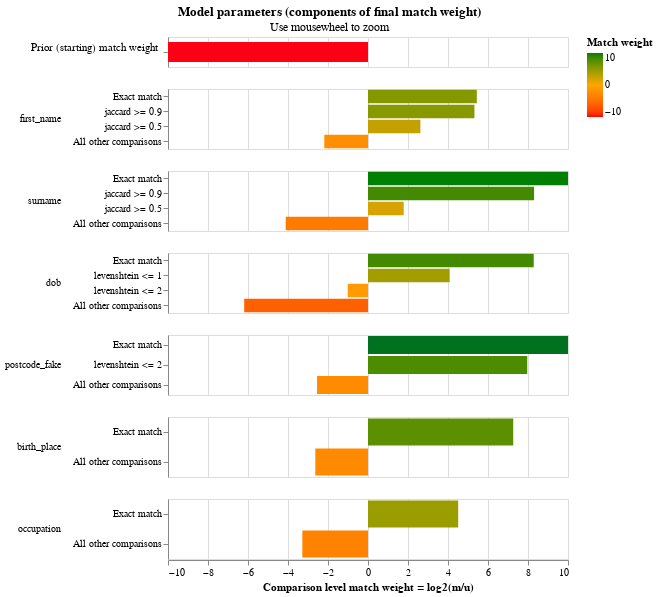

Notebook code for this chart:
### Markdown cell above
The final match weights can be viewed in the match weights chart:

### Code cell
linker.match_weights_chart()

### Figure 1 — Vega-Lite specification as saved in the notebook (floating-point values rounded to 4 significant figures)
{"$schema": "https://vega.github.io/schema/vega-lite/v5.2.json", "config": {"header": {"title": null}, "mark": {"tooltip": null}, "title": {"anchor": "middle"}, "view": {"height": 60, "width": 400}}, "data": {"values": [{"bayes_factor": 0.00018, "bayes_factor_description": "The probability that two random records drawn at random match is 0.000 or one in  5,555.6 records.This is equivalent to a starting match weight of -12.439.", "comparison_name": "probability_two_random_records_match", "comparison_sort_order": -1, "comparison_vector_value": 0, "has_tf_adjustments": false, "is_null_level": false, "label_for_charts": "", "log2_bayes_factor": -12.44, "m_probability": null, "m_probability_description": null, "max_comparison_vector_value": 0, "probability_two_random_records_match": 0.00018, "sql_condition": null, "tf_adjustment_column": null, "tf_adjustment_weight": null, "u_probability": null, "u_probability_description": null}, {"bayes_factor": 43.43, "bayes_factor_description": "If comparison level is `exact match` then comparison is 43.43 times more likely to be a match", "comparison_name": "first_name", "comparison_sort_order": 0, "comparison_vector_value": 3, "has_tf_adjustments": false, "is_null_level": false, "label_for_charts": "Exact match", "log2_bayes_factor": 5.441, "m_probability": 0.5569, "m_probability_description": "Amongst matching record comparisons, 55.69% of records are in the exact match comparison level", "max_comparison_vector_value": 3, "probability_two_random_records_match": 0.00018, "sql_condition": "\"first_name_l\" = \"first_name_r\"", "tf_adjustment_column": null, "tf_adjustment_weight": 1, "u_probability": 0.01282, "u_probability_description": "Amongst non-matching record comparisons, 1.28% of records are in the exact match comparison level"}, {"bayes_factor": 39.99, "bayes_factor_description": "If comparison level is `jaccard >= 0.9` then comparison is 39.99 times more likely to be a match", "comparison_name": "first_name", "comparison_sort_order": 0, "comparison_vector_value": 2, "has_tf_adjustments": false, "is_null_level": false, "label_for_charts": "jaccard >= 0.9", "log2_bayes_factor": 5.322, "m_probability": 0.007601, "m_probability_description": "Amongst matching record comparisons, 0.76% of records are in the jaccard >= 0.9 comparison level", "max_comparison_vector_value": 3, "probability_two_random_records_match": 0.00018, "sql_condition": "jaccard(\"first_name_l\", \"first_name_r\") >= 0.9", "tf_adjustment_column": null, "tf_adjustment_weight": 1, "u_probability": 0.0001901, "u_probability_description": "Amongst non-matching record comparisons, 0.02% of records are in the jaccard >= 0.9 comparison level"}, {"bayes_factor": 6.149, "bayes_factor_description": "If comparison level is `jaccard >= 0.5` then comparison is 6.15 times more likely to be a match", "comparison_name": "first_name", "comparison_sort_order": 0, "comparison_vector_value": 1, "has_tf_adjustments": false, "is_null_level": false, "label_for_charts": "jaccard >= 0.5", "log2_bayes_factor": 2.62, "m_probability": 0.2266, "m_probability_description": "Amongst matching record comparisons, 22.66% of records are in the jaccard >= 0.5 comparison level", "max_comparison_vector_value": 3, "probability_two_random_records_match": 0.00018, "sql_condition": "jaccard(\"first_name_l\", \"first_name_r\") >= 0.5", "tf_adjustment_column": null, "tf_adjustment_weight": 1, "u_probability": 0.03685, "u_probability_description": "Amongst non-matching record comparisons, 3.68% of records are in the jaccard >= 0.5 comparison level"}, {"bayes_factor": 0.2199, "bayes_factor_description": "If comparison level is `all other comparisons` then comparison is  4.55 times less likely to be a match", "comparison_name": "first_name", "comparison_sort_order": 0, "comparison_vector_value": 0, "has_tf_adjustments": false, "is_null_level": false, "label_for_charts": "All other comparisons", "log2_bayes_factor": -2.185, "m_probability": 0.2089, "m_probability_description": "Amongst matching record comparisons, 20.89% of records are in the all other comparisons comparison level", "max_comparison_vector_value": 3, "probability_two_random_records_match": 0.00018, "sql_condition": "ELSE", "tf_adjustment_column": null, "tf_adjustment_weight": 1, "u_probability": 0.9501, "u_probability_description": "Amongst non-matching record comparisons, 95.01% of records are in the all other comparisons comparison level"}, {"bayes_factor": 1086.0, "bayes_factor_description": "If comparison level is `exact match` then comparison is 1,086.14 times more likely to be a match", "comparison_name": "surname", "comparison_sort_order": 1, "comparison_vector_value": 3, "has_tf_adjustments": false, "is_null_level": false, "label_for_charts": "Exact match", "log2_bayes_factor": 10.08, "m_probability": 0.7895, "m_probability_description": "Amongst matching record comparisons, 78.95% of records are in the exact match comparison level", "max_comparison_vector_value": 3, "probability_two_random_records_match": 0.00018, "sql_condition": "\"surname_l\" = \"surname_r\"", "tf_adjustment_column": null, "tf_adjustment_weight": 1, "u_probability": 0.0007268, "u_probability_description": "Amongst non-matching record comparisons, 0.07% of records are in the exact match comparison level"}, {"bayes_factor": 316.0, "bayes_factor_description": "If comparison level is `jaccard >= 0.9` then comparison is 315.98 times more likely to be a match", "comparison_name": "surname", "comparison_sort_order": 1, "comparison_vector_value": 2, "has_tf_adjustments": false, "is_null_level": false, "label_for_charts": "jaccard >= 0.9", "log2_bayes_factor": 8.304, "m_probability": 0.02713, "m_probability_description": "Amongst matching record comparisons, 2.71% of records are in the jaccard >= 0.9 comparison level", "max_comparison_vector_value": 3, "probability_two_random_records_match": 0.00018, "sql_condition": "jaccard(\"surname_l\", \"surname_r\") >= 0.9", "tf_adjustment_column": null, "tf_adjustment_weight": 1, "u_probability": 8.584e-05, "u_probability_description": "Amongst non-matching record comparisons, 0.01% of records are in the jaccard >= 0.9 comparison level"}, {"bayes_factor": 3.449, "bayes_factor_description": "If comparison level is `jaccard >= 0.5` then comparison is 3.45 times more likely to be a match", "comparison_name": "surname", "comparison_sort_order": 1, "comparison_vector_value": 1, "has_tf_adjustments": false, "is_null_level": false, "label_for_charts": "jaccard >= 0.5", "log2_bayes_factor": 1.786, "m_probability": 0.1278, "m_probability_description": "Amongst matching record comparisons, 12.78% of records are in the jaccard >= 0.5 comparison level", "max_comparison_vector_value": 3, "probability_two_random_records_match": 0.00018, "sql_condition": "jaccard(\"surname_l\", \"surname_r\") >= 0.5", "tf_adjustment_column": null, "tf_adjustment_weight": 1, "u_probability": 0.03706, "u_probability_description": "Amongst non-matching record comparisons, 3.71% of records are in the jaccard >= 0.5 comparison level"}, {"bayes_factor": 0.05777, "bayes_factor_description": "If comparison level is `all other comparisons` then comparison is  17.31 times less likely to be a match", "comparison_name": "surname", "comparison_sort_order": 1, "comparison_vector_value": 0, "has_tf_adjustments": false, "is_null_level": false, "label_for_charts": "All other comparisons", "log2_bayes_factor": -4.114, "m_probability": 0.05558, "m_probability_description": "Amongst matching record comparisons, 5.56% of records are in the all other comparisons comparison level", "max_comparison_vector_value": 3, "probability_two_random_records_match": 0.00018, "sql_condition": "ELSE", "tf_adjustment_column": null, "tf_adjustment_weight": 1, "u_probability": 0.9621, "u_probability_description": "Amongst non-matching record comparisons, 96.21% of records are in the all other comparisons comparison level"}, {"bayes_factor": 312.2, "bayes_factor_description": "If comparison level is `exact match` then comparison is 312.17 times more likely to be a match", "comparison_name": "dob", "comparison_sort_order": 2, "comparison_vector_value": 3, "has_tf_adjustments": false, "is_null_level": false, "label_for_charts": "Exact match", "log2_bayes_factor": 8.286, "m_probability": 0.6113, "m_probability_description": "Amongst matching record comparisons, 61.13% of records are in the exact match comparison level", "max_comparison_vector_value": 3, "probability_two_random_records_match": 0.00018, "sql_condition": "\"dob_l\" = \"dob_r\"", "tf_adjustment_column": null, "tf_adjustment_weight": 1, "u_probability": 0.001958, "u_probability_description": "Amongst non-matching record comparisons, 0.20% of records are in the exact match comparison level"}, {"bayes_factor": 16.95, "bayes_factor_description": "If comparison level is `levenshtein <= 1` then comparison is 16.95 times more likely to be a match", "comparison_name": "dob", "comparison_sort_order": 2, "comparison_vector_value": 2, "has_tf_adjustments": false, "is_null_level": false, "label_for_charts": "levenshtein <= 1", "log2_bayes_factor": 4.083, "m_probability": 0.3385, "m_probability_description": "Amongst matching record comparisons, 33.85% of records are in the levenshtein <= 1 comparison level", "max_comparison_vector_value": 3, "probability_two_random_records_match": 0.00018, "sql_condition": "levenshtein(\"dob_l\", \"dob_r\") <= 1", "tf_adjustment_column": null, "tf_adjustment_weight": 1, "u_probability": 0.01997, "u_probability_description": "Amongst non-matching record comparisons, 2.00% of records are in the levenshtein <= 1 comparison level"}, {"bayes_factor": 0.4961, "bayes_factor_description": "If comparison level is `levenshtein <= 2` then comparison is  2.02 times less likely to be a match", "comparison_name": "dob", "comparison_sort_order": 2, "comparison_vector_value": 1, "has_tf_adjustments": false, "is_null_level": false, "label_for_charts": "levenshtein <= 2", "log2_bayes_factor": -1.011, "m_probability": 0.03777, "m_probability_description": "Amongst matching record comparisons, 3.78% of records are in the levenshtein <= 2 comparison level", "max_comparison_vector_value": 3, "probability_two_random_records_match": 0.00018, "sql_condition": "levenshtein(\"dob_l\", \"dob_r\") <= 2", "tf_adjustment_column": null, "tf_adjustment_weight": 1, "u_probability": 0.07614, "u_probability_description": "Amongst non-matching record comparisons, 7.61% of records are in the levenshtein <= 2 comparison level"}, {"bayes_factor": 0.01371, "bayes_factor_description": "If comparison level is `all other comparisons` then comparison is  72.92 times less likely to be a match", "comparison_name": "dob", "comparison_sort_order": 2, "comparison_vector_value": 0, "has_tf_adjustments": false, "is_null_level": false, "label_for_charts": "All other comparisons", "log2_bayes_factor": -6.188, "m_probability": 0.01237, "m_probability_description": "Amongst matching record comparisons, 1.24% of records are in the all other comparisons comparison level", "max_comparison_vector_value": 3, "probability_two_random_records_match": 0.00018, "sql_condition": "ELSE", "tf_adjustment_column": null, "tf_adjustment_weight": 1, "u_probability": 0.9019, "u_probability_description": "Amongst non-matching record comparisons, 90.19% of records are in the all other comparisons comparison level"}, {"bayes_factor": 4875.0, "bayes_factor_description": "If comparison level is `exact match` then comparison is 4,874.61 times more likely to be a match", "comparison_name": "postcode_fake", "comparison_sort_order": 3, "comparison_vector_value": 2, "has_tf_adjustments": false, "is_null_level": false, "label_for_charts": "Exact match", "log2_bayes_factor": 12.25, "m_probability": 0.6868, "m_probability_description": "Amongst matching record comparisons, 68.68% of records are in the exact match comparison level", "max_comparison_vector_value": 2, "probability_two_random_records_match": 0.00018, "sql_condition": "\"postcode_fake_l\" = \"postcode_fake_r\"", "tf_adjustment_column": null, "tf_adjustment_weight": 1, "u_probability": 0.0001409, "u_probability_description": "Amongst non-matching record comparisons, 0.01% of records are in the exact match comparison level"}, {"bayes_factor": 249.5, "bayes_factor_description": "If comparison level is `levenshtein <= 2` then comparison is 249.47 times more likely to be a match", "comparison_name": "postcode_fake", "comparison_sort_order": 3, "comparison_vector_value": 1, "has_tf_adjustments": false, "is_null_level": false, "label_for_charts": "levenshtein <= 2", "log2_bayes_factor": 7.963, "m_probability": 0.1422, "m_probability_description": "Amongst matching record comparisons, 14.22% of records are in the levenshtein <= 2 comparison level", "max_comparison_vector_value": 2, "probability_two_random_records_match": 0.00018, "sql_condition": "levenshtein(\"postcode_fake_l\", \"postcode_fake_r\") <= 2", "tf_adjustment_column": null, "tf_adjustment_weight": 1, "u_probability": 0.0005702, "u_probability_description": "Amongst non-matching record comparisons, 0.06% of records are in the levenshtein <= 2 comparison level"}, {"bayes_factor": 0.1711, "bayes_factor_description": "If comparison level is `all other comparisons` then comparison is  5.84 times less likely to be a match", "comparison_name": "postcode_fake", "comparison_sort_order": 3, "comparison_vector_value": 0, "has_tf_adjustments": false, "is_null_level": false, "label_for_charts": "All other comparisons", "log2_bayes_factor": -2.547, "m_probability": 0.171, "m_probability_description": "Amongst matching record comparisons, 17.10% of records are in the all other comparisons comparison level", "max_comparison_vector_value": 2, "probability_two_random_records_match": 0.00018, "sql_condition": "ELSE", "tf_adjustment_column": null, "tf_adjustment_weight": 1, "u_probability": 0.9993, "u_probability_description": "Amongst non-matching record comparisons, 99.93% of records are in the all other comparisons comparison level"}, {"bayes_factor": 153.4, "bayes_factor_description": "If comparison level is `exact match` then comparison is 153.44 times more likely to be a match", "comparison_name": "birth_place", "comparison_sort_order": 4, "comparison_vector_value": 1, "has_tf_adjustments": false, "is_null_level": false, "label_for_charts": "Exact match", "log2_bayes_factor": 7.262, "m_probability": 0.8399, "m_probability_description": "Amongst matching record comparisons, 83.99% of records are in the exact match comparison level", "max_comparison_vector_value": 1, "probability_two_random_records_match": 0.00018, "sql_condition": "\"birth_place_l\" = \"birth_place_r\"", "tf_adjustment_column": null, "tf_adjustment_weight": 1, "u_probability": 0.005474, "u_probability_description": "Amongst non-matching record comparisons, 0.55% of records are in the exact match comparison level"}, {"bayes_factor": 0.161, "bayes_factor_description": "If comparison level is `all other comparisons` then comparison is  6.21 times less likely to be a match", "comparison_name": "birth_place", "comparison_sort_order": 4, "comparison_vector_value": 0, "has_tf_adjustments": false, "is_null_level": false, "label_for_charts": "All other comparisons", "log2_bayes_factor": -2.635, "m_probability": 0.1601, "m_probability_description": "Amongst matching record comparisons, 16.01% of records are in the all other comparisons comparison level", "max_comparison_vector_value": 1, "probability_two_random_records_match": 0.00018, "sql_condition": "ELSE", "tf_adjustment_column": null, "tf_adjustment_weight": 1, "u_probability": 0.9945, "u_probability_description": "Amongst non-matching record comparisons, 99.45% of records are in the all other comparisons comparison level"}, {"bayes_factor": 22.78, "bayes_factor_description": "If comparison level is `exact match` then comparison is 22.78 times more likely to be a match", "comparison_name": "occupation", "comparison_sort_order": 5, "comparison_vector_value": 1, "has_tf_adjustments": false, "is_null_level": false, "label_for_charts": "Exact match", "log2_bayes_factor": 4.509, "m_probability": 0.9013, "m_probability_description": "Amongst matching record comparisons, 90.13% of records are in the exact match comparison level", "max_comparison_vector_value": 1, "probability_two_random_records_match": 0.00018, "sql_condition": "\"occupation_l\" = \"occupation_r\"", "tf_adjustment_column": null, "tf_adjustment_weight": 1, "u_probability": 0.03957, "u_probability_description": "Amongst non-matching record comparisons, 3.96% of records are in the exact match comparison level"}, {"bayes_factor": 0.1027, "bayes_factor_description": "If comparison level is `all other comparisons` then comparison is  9.73 times less likely to be a match", "comparison_name": "occupation", "comparison_sort_order": 5, "comparison_vector_value": 0, "has_tf_adjustments": false, "is_null_level": false, "label_for_charts": "All other comparisons", "log2_bayes_factor": -3.283, "m_probability": 0.09867, "m_probability_description": "Amongst matching record comparisons, 9.87% of records are in the all other comparisons comparison level", "max_comparison_vector_value": 1, "probability_two_random_records_match": 0.00018, "sql_condition": "ELSE", "tf_adjustment_column": null, "tf_adjustment_weight": 1, "u_probability": 0.9604, "u_probability_description": "Amongst non-matching record comparisons, 96.04% of records are in the all other comparisons comparison level"}]}, "resolve": {"axis": {"y": "independent"}, "scale": {"y": "independent"}}, "selection": {"zoom_selector": {"bind": "scales", "encodings": ["x"], "type": "interval"}}, "title": {"subtitle": "Use mousewheel to zoom", "text": "Model parameters (components of final match weight)"}, "vconcat": [{"encoding": {"color": {"field": "log2_bayes_factor", "scale": {"domain": [-10, 0, 10], "range": ["red", "orange", "green"]}, "title": "Match weight", "type": "quantitative"}, "tooltip": [{"field": "comparison_name", "title": "Comparison name", "type": "nominal"}, {"field": "probability_two_random_records_match", "format": ".4f", "title": "Probability two random records match", "type": "nominal"}, {"field": "log2_bayes_factor", "format": ",.4f", "title": "Equivalent match weight", "type": "quantitative"}, {"field": "bayes_factor_description", "title": "Match weight description", "type": "nominal"}], "x": {"axis": {"domain": false, "labels": false, "ticks": false, "title": ""}, "field": "log2_bayes_factor", "scale": {"domain": [-10, 10]}, "type": "quantitative"}, "y": {"axis": {"title": "Prior (starting) match weight", "titleAlign": "right", "titleAngle": 0, "titleFontWeight": "normal"}, "field": "label_for_charts", "sort": {"field": "comparison_vector_value", "order": "descending"}, "type": "nominal"}}, "height": 30, "mark": {"clip": true, "height": 20, "type": "bar"}, "selection": {"zoom_selector": {"bind": "scales", "encodings": ["x"], "type": "interval"}}, "transform": [{"filter": "(datum.comparison_name == 'probability_two_random_records_match')"}]}, {"encoding": {"color": {"field": "log2_bayes_factor", "scale": {"domain": [-10, 0, 10], "range": ["red", "orange", "green"]}, "title": "Match weight", "type": "quantitative"}, "row": {"field": "comparison_name", "header": {"labelAlign": "left", "labelAnchor": "middle", "labelAngle": 0}, "sort": {"field": "comparison_sort_order"}, "type": "nominal"}, "tooltip": [{"field": "comparison_name", "title": "Comparison name", "type": "nominal"}, {"field": "label_for_charts", "title": "Label", "type": "ordinal"}, {"field": "sql_condition", "title": "SQL condition", "type": "nominal"}, {"field": "m_probability", "format": ".4f", "title": "M probability", "type": "quantitative"}, {"field": "u_probability", "format": ".4f", "title": "U probability", "type": "quantitative"}, {"field": "bayes_factor", "format": ",.4f", "title": "Bayes factor = m/u", "type": "quantitative"}, {"field": "log2_bayes_factor", "format": ",.4f", "title": "Match weight = log2(m/u)", "type": "quantitative"}, {"field": "bayes_factor_description", "title": "Match weight description", "type": "nominal"}], "x": {"axis": {"title": "Comparison level match weight = log2(m/u)"}, "field": "log2_bayes_factor", "scale": {"domain": [-10, 10]}, "type": "quantitative"}, "y": {"axis": {"title": null}, "field": "label_for_charts", "sort": {"field": "comparison_vector_value", "order": "descending"}, "type": "nominal"}}, "mark": {"clip": true, "type": "bar"}, "resolve": {"axis": {"y": "independent"}, "scale": {"y": "independent"}}, "selection": {"zoom_selector": {"bind": "scales", "encodings": ["x"], "type": "interval"}}, "transform": [{"filter": "(datum.comparison_name != 'probability_two_random_records_match')"}]}]}
